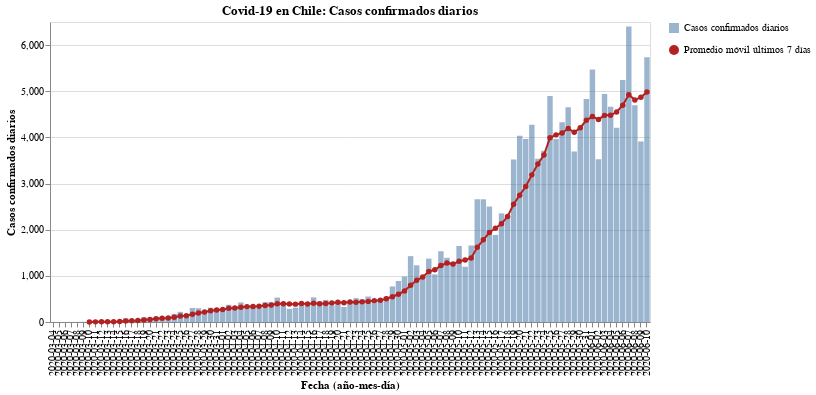

The notebook cell saved with this chart:
### Code cell
#hide_input
bars = alt.Chart(new_cases).mark_bar(opacity=0.7).encode(
    x = alt.X('Dates:N', axis=alt.Axis(title='Fecha (año-mes-día)')),
    y = alt.Y('New_cases:Q', axis=alt.Axis(title='Casos confirmados diarios')),
    tooltip = ['Dates', 'New_cases'],
    opacity=alt.Opacity('Casos confirmados diarios', legend=alt.Legend(title=""))
)

line = alt.Chart(new_cases).mark_line(point={
      "filled": True,
      "fill": "firebrick"
    }, color='firebrick').encode(
    x=alt.X('Dates:N', axis=alt.Axis(title='Fecha (año-mes-día)')),
    y = alt.Y('Rolling:Q'),
    shape=alt.Shape('Promedio móvil últimos 7 días', legend=alt.Legend(title=""))
)

(bars + line).properties(
    title='Covid-19 en Chile: Casos confirmados diarios',
    width=600
)

### Figure 1 — Vega-Lite specification as saved in the notebook (floating-point values rounded to 4 significant figures)
{"config": {"view": {"continuousWidth": 400, "continuousHeight": 300}}, "layer": [{"mark": {"type": "bar", "opacity": 0.7}, "encoding": {"opacity": {"type": "nominal", "field": "Casos confirmados diarios", "legend": {"title": ""}}, "tooltip": [{"type": "nominal", "field": "Dates"}, {"type": "quantitative", "field": "New_cases"}], "x": {"type": "nominal", "axis": {"title": "Fecha (año-mes-día)"}, "field": "Dates"}, "y": {"type": "quantitative", "axis": {"title": "Casos confirmados diarios"}, "field": "New_cases"}}}, {"mark": {"type": "line", "color": "firebrick", "point": {"filled": true, "fill": "firebrick"}}, "encoding": {"shape": {"type": "nominal", "field": "Promedio móvil últimos 7 días", "legend": {"title": ""}}, "x": {"type": "nominal", "axis": {"title": "Fecha (año-mes-día)"}, "field": "Dates"}, "y": {"type": "quantitative", "field": "Rolling"}}}], "data": {"name": "data-0e2a8922774a80c9ac48cdb9ed13930a"}, "title": "Covid-19 en Chile: Casos confirmados diarios", "width": 600, "$schema": "https://vega.github.io/schema/vega-lite/v4.8.1.json", "datasets": {"data-0e2a8922774a80c9ac48cdb9ed13930a": [{"Dates": "2020-03-04", "New_cases": 2, "Rolling": null, "Casos confirmados diarios": "Casos confirmados diarios", "Promedio móvil últimos 7 días": "Promedio móvil últimos 7 días"}, {"Dates": "2020-03-05", "New_cases": 1, "Rolling": null, "Casos confirmados diarios": "Casos confirmados diarios", "Promedio móvil últimos 7 días": "Promedio móvil últimos 7 días"}, {"Dates": "2020-03-06", "New_cases": 1, "Rolling": null, "Casos confirmados diarios": "Casos confirmados diarios", "Promedio móvil últimos 7 días": "Promedio móvil últimos 7 días"}, {"Dates": "2020-03-07", "New_cases": 2, "Rolling": null, "Casos confirmados diarios": "Casos confirmados diarios", "Promedio móvil últimos 7 días": "Promedio móvil últimos 7 días"}, {"Dates": "2020-03-08", "New_cases": 3, "Rolling": null, "Casos confirmados diarios": "Casos confirmados diarios", "Promedio móvil últimos 7 días": "Promedio móvil últimos 7 días"}, {"Dates": "2020-03-09", "New_cases": 5, "Rolling": null, "Casos confirmados diarios": "Casos confirmados diarios", "Promedio móvil últimos 7 días": "Promedio móvil últimos 7 días"}, {"Dates": "2020-03-10", "New_cases": 2, "Rolling": 2.286, "Casos confirmados diarios": "Casos confirmados diarios", "Promedio móvil últimos 7 días": "Promedio móvil últimos 7 días"}, {"Dates": "2020-03-11", "New_cases": 6, "Rolling": 2.857, "Casos confirmados diarios": "Casos confirmados diarios", "Promedio móvil últimos 7 días": "Promedio móvil últimos 7 días"}, {"Dates": "2020-03-12", "New_cases": 10, "Rolling": 4.143, "Casos confirmados diarios": "Casos confirmados diarios", "Promedio móvil últimos 7 días": "Promedio móvil últimos 7 días"}, {"Dates": "2020-03-13", "New_cases": 10, "Rolling": 5.429, "Casos confirmados diarios": "Casos confirmados diarios", "Promedio móvil últimos 7 días": "Promedio móvil últimos 7 días"}, {"Dates": "2020-03-14", "New_cases": 18, "Rolling": 7.714, "Casos confirmados diarios": "Casos confirmados diarios", "Promedio móvil últimos 7 días": "Promedio móvil últimos 7 días"}, {"Dates": "2020-03-15", "New_cases": 14, "Rolling": 9.286, "Casos confirmados diarios": "Casos confirmados diarios", "Promedio móvil últimos 7 días": "Promedio móvil últimos 7 días"}, {"Dates": "2020-03-16", "New_cases": 81, "Rolling": 20.14, "Casos confirmados diarios": "Casos confirmados diarios", "Promedio móvil últimos 7 días": "Promedio móvil últimos 7 días"}, {"Dates": "2020-03-17", "New_cases": 45, "Rolling": 26.29, "Casos confirmados diarios": "Casos confirmados diarios", "Promedio móvil últimos 7 días": "Promedio móvil últimos 7 días"}, {"Dates": "2020-03-18", "New_cases": 37, "Rolling": 30.71, "Casos confirmados diarios": "Casos confirmados diarios", "Promedio móvil últimos 7 días": "Promedio móvil últimos 7 días"}, {"Dates": "2020-03-19", "New_cases": 104, "Rolling": 44.14, "Casos confirmados diarios": "Casos confirmados diarios", "Promedio móvil últimos 7 días": "Promedio móvil últimos 7 días"}, {"Dates": "2020-03-20", "New_cases": 92, "Rolling": 55.86, "Casos confirmados diarios": "Casos confirmados diarios", "Promedio móvil últimos 7 días": "Promedio móvil últimos 7 días"}, {"Dates": "2020-03-21", "New_cases": 103, "Rolling": 68.0, "Casos confirmados diarios": "Casos confirmados diarios", "Promedio móvil últimos 7 días": "Promedio móvil últimos 7 días"}, {"Dates": "2020-03-22", "New_cases": 95, "Rolling": 79.57, "Casos confirmados diarios": "Casos confirmados diarios", "Promedio móvil últimos 7 días": "Promedio móvil últimos 7 días"}, {"Dates": "2020-03-23", "New_cases": 114, "Rolling": 84.29, "Casos confirmados diarios": "Casos confirmados diarios", "Promedio móvil últimos 7 días": "Promedio móvil últimos 7 días"}, {"Dates": "2020-03-24", "New_cases": 176, "Rolling": 103.0, "Casos confirmados diarios": "Casos confirmados diarios", "Promedio móvil últimos 7 días": "Promedio móvil últimos 7 días"}, {"Dates": "2020-03-25", "New_cases": 220, "Rolling": 129.1, "Casos confirmados diarios": "Casos confirmados diarios", "Promedio móvil últimos 7 días": "Promedio móvil últimos 7 días"}, {"Dates": "2020-03-26", "New_cases": 164, "Rolling": 137.7, "Casos confirmados diarios": "Casos confirmados diarios", "Promedio móvil últimos 7 días": "Promedio móvil últimos 7 días"}, {"Dates": "2020-03-27", "New_cases": 304, "Rolling": 168.0, "Casos confirmados diarios": "Casos confirmados diarios", "Promedio móvil últimos 7 días": "Promedio móvil últimos 7 días"}, {"Dates": "2020-03-28", "New_cases": 299, "Rolling": 196.0, "Casos confirmados diarios": "Casos confirmados diarios", "Promedio móvil últimos 7 días": "Promedio móvil últimos 7 días"}, {"Dates": "2020-03-29", "New_cases": 230, "Rolling": 215.3, "Casos confirmados diarios": "Casos confirmados diarios", "Promedio móvil últimos 7 días": "Promedio móvil últimos 7 días"}, {"Dates": "2020-03-30", "New_cases": 310, "Rolling": 243.3, "Casos confirmados diarios": "Casos confirmados diarios", "Promedio móvil últimos 7 días": "Promedio móvil últimos 7 días"}, {"Dates": "2020-03-31", "New_cases": 289, "Rolling": 259.4, "Casos confirmados diarios": "Casos confirmados diarios", "Promedio móvil últimos 7 días": "Promedio móvil últimos 7 días"}, {"Dates": "2020-04-01", "New_cases": 293, "Rolling": 269.9, "Casos confirmados diarios": "Casos confirmados diarios", "Promedio móvil últimos 7 días": "Promedio móvil últimos 7 días"}, {"Dates": "2020-04-02", "New_cases": 373, "Rolling": 299.7, "Casos confirmados diarios": "Casos confirmados diarios", "Promedio móvil últimos 7 días": "Promedio móvil últimos 7 días"}, {"Dates": "2020-04-03", "New_cases": 333, "Rolling": 303.9, "Casos confirmados diarios": "Casos confirmados diarios", "Promedio móvil últimos 7 días": "Promedio móvil últimos 7 días"}, {"Dates": "2020-04-04", "New_cases": 424, "Rolling": 321.7, "Casos confirmados diarios": "Casos confirmados diarios", "Promedio móvil últimos 7 días": "Promedio móvil últimos 7 días"}, {"Dates": "2020-04-05", "New_cases": 310, "Rolling": 333.1, "Casos confirmados diarios": "Casos confirmados diarios", "Promedio móvil últimos 7 días": "Promedio móvil últimos 7 días"}, {"Dates": "2020-04-06", "New_cases": 344, "Rolling": 338.0, "Casos confirmados diarios": "Casos confirmados diarios", "Promedio móvil últimos 7 días": "Promedio móvil últimos 7 días"}, {"Dates": "2020-04-07", "New_cases": 301, "Rolling": 339.7, "Casos confirmados diarios": "Casos confirmados diarios", "Promedio móvil últimos 7 días": "Promedio móvil últimos 7 días"}, {"Dates": "2020-04-08", "New_cases": 430, "Rolling": 359.3, "Casos confirmados diarios": "Casos confirmados diarios", "Promedio móvil últimos 7 días": "Promedio móvil últimos 7 días"}, {"Dates": "2020-04-09", "New_cases": 426, "Rolling": 366.9, "Casos confirmados diarios": "Casos confirmados diarios", "Promedio móvil últimos 7 días": "Promedio móvil últimos 7 días"}, {"Dates": "2020-04-10", "New_cases": 529, "Rolling": 394.9, "Casos confirmados diarios": "Casos confirmados diarios", "Promedio móvil últimos 7 días": "Promedio móvil últimos 7 días"}, {"Dates": "2020-04-11", "New_cases": 426, "Rolling": 395.1, "Casos confirmados diarios": "Casos confirmados diarios", "Promedio móvil últimos 7 días": "Promedio móvil últimos 7 días"}, {"Dates": "2020-04-12", "New_cases": 286, "Rolling": 391.7, "Casos confirmados diarios": "Casos confirmados diarios", "Promedio móvil últimos 7 días": "Promedio móvil últimos 7 días"}, {"Dates": "2020-04-13", "New_cases": 312, "Rolling": 387.1, "Casos confirmados diarios": "Casos confirmados diarios", "Promedio móvil últimos 7 días": "Promedio móvil últimos 7 días"}, {"Dates": "2020-04-14", "New_cases": 392, "Rolling": 400.1, "Casos confirmados diarios": "Casos confirmados diarios", "Promedio móvil últimos 7 días": "Promedio móvil últimos 7 días"}, {"Dates": "2020-04-15", "New_cases": 356, "Rolling": 389.6, "Casos confirmados diarios": "Casos confirmados diarios", "Promedio móvil últimos 7 días": "Promedio móvil últimos 7 días"}, {"Dates": "2020-04-16", "New_cases": 534, "Rolling": 405.0, "Casos confirmados diarios": "Casos confirmados diarios", "Promedio móvil últimos 7 días": "Promedio móvil últimos 7 días"}, {"Dates": "2020-04-17", "New_cases": 445, "Rolling": 393.0, "Casos confirmados diarios": "Casos confirmados diarios", "Promedio móvil últimos 7 días": "Promedio móvil últimos 7 días"}, {"Dates": "2020-04-18", "New_cases": 478, "Rolling": 400.4, "Casos confirmados diarios": "Casos confirmados diarios", "Promedio móvil últimos 7 días": "Promedio móvil últimos 7 días"}, {"Dates": "2020-04-19", "New_cases": 358, "Rolling": 410.7, "Casos confirmados diarios": "Casos confirmados diarios", "Promedio móvil últimos 7 días": "Promedio móvil últimos 7 días"}, {"Dates": "2020-04-20", "New_cases": 419, "Rolling": 426.0, "Casos confirmados diarios": "Casos confirmados diarios", "Promedio móvil últimos 7 días": "Promedio móvil últimos 7 días"}, {"Dates": "2020-04-21", "New_cases": 325, "Rolling": 416.4, "Casos confirmados diarios": "Casos confirmados diarios", "Promedio móvil últimos 7 días": "Promedio móvil últimos 7 días"}, {"Dates": "2020-04-22", "New_cases": 464, "Rolling": 431.9, "Casos confirmados diarios": "Casos confirmados diarios", "Promedio móvil últimos 7 días": "Promedio móvil últimos 7 días"}, {"Dates": "2020-04-23", "New_cases": 516, "Rolling": 429.3, "Casos confirmados diarios": "Casos confirmados diarios", "Promedio móvil últimos 7 días": "Promedio móvil últimos 7 días"}, {"Dates": "2020-04-24", "New_cases": 494, "Rolling": 436.3, "Casos confirmados diarios": "Casos confirmados diarios", "Promedio móvil últimos 7 días": "Promedio móvil últimos 7 días"}, {"Dates": "2020-04-25", "New_cases": 552, "Rolling": 446.9, "Casos confirmados diarios": "Casos confirmados diarios", "Promedio móvil últimos 7 días": "Promedio móvil últimos 7 días"}, {"Dates": "2020-04-26", "New_cases": 473, "Rolling": 463.3, "Casos confirmados diarios": "Casos confirmados diarios", "Promedio móvil últimos 7 días": "Promedio móvil últimos 7 días"}, {"Dates": "2020-04-27", "New_cases": 482, "Rolling": 472.3, "Casos confirmados diarios": "Casos confirmados diarios", "Promedio móvil últimos 7 días": "Promedio móvil últimos 7 días"}, {"Dates": "2020-04-28", "New_cases": 552, "Rolling": 504.7, "Casos confirmados diarios": "Casos confirmados diarios", "Promedio móvil últimos 7 días": "Promedio móvil últimos 7 días"}, {"Dates": "2020-04-29", "New_cases": 770, "Rolling": 548.4, "Casos confirmados diarios": "Casos confirmados diarios", "Promedio móvil últimos 7 días": "Promedio móvil últimos 7 días"}, {"Dates": "2020-04-30", "New_cases": 888, "Rolling": 601.6, "Casos confirmados diarios": "Casos confirmados diarios", "Promedio móvil últimos 7 días": "Promedio móvil últimos 7 días"}, {"Dates": "2020-05-01", "New_cases": 985, "Rolling": 671.7, "Casos confirmados diarios": "Casos confirmados diarios", "Promedio móvil últimos 7 días": "Promedio móvil últimos 7 días"}, {"Dates": "2020-05-02", "New_cases": 1427, "Rolling": 796.7, "Casos confirmados diarios": "Casos confirmados diarios", "Promedio móvil últimos 7 días": "Promedio móvil últimos 7 días"}, {"Dates": "2020-05-03", "New_cases": 1228, "Rolling": 904.6, "Casos confirmados diarios": "Casos confirmados diarios", "Promedio móvil últimos 7 días": "Promedio móvil últimos 7 días"}, {"Dates": "2020-05-04", "New_cases": 980, "Rolling": 975.7, "Casos confirmados diarios": "Casos confirmados diarios", "Promedio móvil últimos 7 días": "Promedio móvil últimos 7 días"}, {"Dates": "2020-05-05", "New_cases": 1373, "Rolling": 1093.0, "Casos confirmados diarios": "Casos confirmados diarios", "Promedio móvil últimos 7 días": "Promedio móvil últimos 7 días"}, {"Dates": "2020-05-06", "New_cases": 1032, "Rolling": 1130.0, "Casos confirmados diarios": "Casos confirmados diarios", "Promedio móvil últimos 7 días": "Promedio móvil últimos 7 días"}, {"Dates": "2020-05-07", "New_cases": 1533, "Rolling": 1223.0, "Casos confirmados diarios": "Casos confirmados diarios", "Promedio móvil últimos 7 días": "Promedio móvil últimos 7 días"}, {"Dates": "2020-05-08", "New_cases": 1391, "Rolling": 1281.0, "Casos confirmados diarios": "Casos confirmados diarios", "Promedio móvil últimos 7 días": "Promedio móvil últimos 7 días"}, {"Dates": "2020-05-09", "New_cases": 1247, "Rolling": 1255.0, "Casos confirmados diarios": "Casos confirmados diarios", "Promedio móvil últimos 7 días": "Promedio móvil últimos 7 días"}, {"Dates": "2020-05-10", "New_cases": 1647, "Rolling": 1315.0, "Casos confirmados diarios": "Casos confirmados diarios", "Promedio móvil últimos 7 días": "Promedio móvil últimos 7 días"}, {"Dates": "2020-05-11", "New_cases": 1197, "Rolling": 1346.0, "Casos confirmados diarios": "Casos confirmados diarios", "Promedio móvil últimos 7 días": "Promedio móvil últimos 7 días"}, {"Dates": "2020-05-12", "New_cases": 1658, "Rolling": 1386.0, "Casos confirmados diarios": "Casos confirmados diarios", "Promedio móvil últimos 7 días": "Promedio móvil últimos 7 días"}, {"Dates": "2020-05-13", "New_cases": 2660, "Rolling": 1619.0, "Casos confirmados diarios": "Casos confirmados diarios", "Promedio móvil últimos 7 días": "Promedio móvil últimos 7 días"}, {"Dates": "2020-05-14", "New_cases": 2659, "Rolling": 1780.0, "Casos confirmados diarios": "Casos confirmados diarios", "Promedio móvil últimos 7 días": "Promedio móvil últimos 7 días"}, {"Dates": "2020-05-15", "New_cases": 2502, "Rolling": 1939.0, "Casos confirmados diarios": "Casos confirmados diarios", "Promedio móvil últimos 7 días": "Promedio móvil últimos 7 días"}, {"Dates": "2020-05-16", "New_cases": 1886, "Rolling": 2030.0, "Casos confirmados diarios": "Casos confirmados diarios", "Promedio móvil últimos 7 días": "Promedio móvil últimos 7 días"}, {"Dates": "2020-05-17", "New_cases": 2353, "Rolling": 2131.0, "Casos confirmados diarios": "Casos confirmados diarios", "Promedio móvil últimos 7 días": "Promedio móvil últimos 7 días"}, {"Dates": "2020-05-18", "New_cases": 2278, "Rolling": 2285.0, "Casos confirmados diarios": "Casos confirmados diarios", "Promedio móvil últimos 7 días": "Promedio móvil últimos 7 días"}, {"Dates": "2020-05-19", "New_cases": 3520, "Rolling": 2551.0, "Casos confirmados diarios": "Casos confirmados diarios", "Promedio móvil últimos 7 días": "Promedio móvil últimos 7 días"}, {"Dates": "2020-05-20", "New_cases": 4038, "Rolling": 2748.0, "Casos confirmados diarios": "Casos confirmados diarios", "Promedio móvil últimos 7 días": "Promedio móvil últimos 7 días"}, {"Dates": "2020-05-21", "New_cases": 3964, "Rolling": 2934.0, "Casos confirmados diarios": "Casos confirmados diarios", "Promedio móvil últimos 7 días": "Promedio móvil últimos 7 días"}, {"Dates": "2020-05-22", "New_cases": 4276, "Rolling": 3188.0, "Casos confirmados diarios": "Casos confirmados diarios", "Promedio móvil últimos 7 días": "Promedio móvil últimos 7 días"}, {"Dates": "2020-05-23", "New_cases": 3536, "Rolling": 3424.0, "Casos confirmados diarios": "Casos confirmados diarios", "Promedio móvil últimos 7 días": "Promedio móvil últimos 7 días"}, {"Dates": "2020-05-24", "New_cases": 3709, "Rolling": 3617.0, "Casos confirmados diarios": "Casos confirmados diarios", "Promedio móvil últimos 7 días": "Promedio móvil últimos 7 días"}, {"Dates": "2020-05-25", "New_cases": 4895, "Rolling": 3991.0, "Casos confirmados diarios": "Casos confirmados diarios", "Promedio móvil últimos 7 días": "Promedio móvil últimos 7 días"}, {"Dates": "2020-05-26", "New_cases": 3964, "Rolling": 4055.0, "Casos confirmados diarios": "Casos confirmados diarios", "Promedio móvil últimos 7 días": "Promedio móvil últimos 7 días"}, {"Dates": "2020-05-27", "New_cases": 4328, "Rolling": 4096.0, "Casos confirmados diarios": "Casos confirmados diarios", "Promedio móvil últimos 7 días": "Promedio móvil últimos 7 días"}, {"Dates": "2020-05-28", "New_cases": 4654, "Rolling": 4195.0, "Casos confirmados diarios": "Casos confirmados diarios", "Promedio móvil últimos 7 días": "Promedio móvil últimos 7 días"}, {"Dates": "2020-05-29", "New_cases": 3695, "Rolling": 4112.0, "Casos confirmados diarios": "Casos confirmados diarios", "Promedio móvil últimos 7 días": "Promedio móvil últimos 7 días"}, {"Dates": "2020-05-30", "New_cases": 4220, "Rolling": 4209.0, "Casos confirmados diarios": "Casos confirmados diarios", "Promedio móvil últimos 7 días": "Promedio móvil últimos 7 días"}, {"Dates": "2020-05-31", "New_cases": 4830, "Rolling": 4369.0, "Casos confirmados diarios": "Casos confirmados diarios", "Promedio móvil últimos 7 días": "Promedio móvil últimos 7 días"}, {"Dates": "2020-06-01", "New_cases": 5471, "Rolling": 4452.0, "Casos confirmados diarios": "Casos confirmados diarios", "Promedio móvil últimos 7 días": "Promedio móvil últimos 7 días"}, {"Dates": "2020-06-02", "New_cases": 3527, "Rolling": 4389.0, "Casos confirmados diarios": "Casos confirmados diarios", "Promedio móvil últimos 7 días": "Promedio móvil últimos 7 días"}, {"Dates": "2020-06-03", "New_cases": 4942, "Rolling": 4477.0, "Casos confirmados diarios": "Casos confirmados diarios", "Promedio móvil últimos 7 días": "Promedio móvil últimos 7 días"}, {"Dates": "2020-06-04", "New_cases": 4664, "Rolling": 4478.0, "Casos confirmados diarios": "Casos confirmados diarios", "Promedio móvil últimos 7 días": "Promedio móvil últimos 7 días"}, {"Dates": "2020-06-05", "New_cases": 4207, "Rolling": 4552.0, "Casos confirmados diarios": "Casos confirmados diarios", "Promedio móvil últimos 7 días": "Promedio móvil últimos 7 días"}, {"Dates": "2020-06-06", "New_cases": 5246, "Rolling": 4698.0, "Casos confirmados diarios": "Casos confirmados diarios", "Promedio móvil últimos 7 días": "Promedio móvil últimos 7 días"}, {"Dates": "2020-06-07", "New_cases": 6405, "Rolling": 4923.0, "Casos confirmados diarios": "Casos confirmados diarios", "Promedio móvil últimos 7 días": "Promedio móvil últimos 7 días"}, {"Dates": "2020-06-08", "New_cases": 4696, "Rolling": 4812.0, "Casos confirmados diarios": "Casos confirmados diarios", "Promedio móvil últimos 7 días": "Promedio móvil últimos 7 días"}, {"Dates": "2020-06-09", "New_cases": 3913, "Rolling": 4868.0, "Casos confirmados diarios": "Casos confirmados diarios", "Promedio móvil últimos 7 días": "Promedio móvil últimos 7 días"}, {"Dates": "2020-06-10", "New_cases": 5737, "Rolling": 4981.0, "Casos confirmados diarios": "Casos confirmados diarios", "Promedio móvil últimos 7 días": "Promedio móvil últimos 7 días"}]}}
